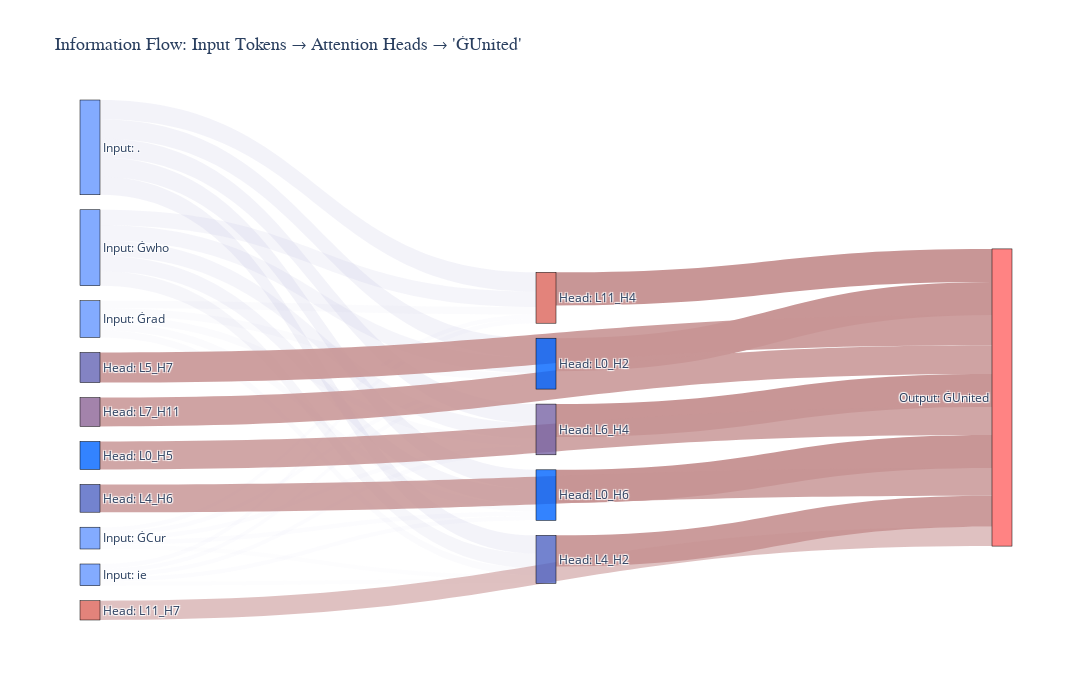

Write notebook code for a chart like this one.
### Code cell
sankey_fig = create_sankey_flow(
    input_tokens=input_tokens,
    ig_attribution=ig_attribution,
    top_heads=top_heads,
    target_token=target_token,
    top_k_tokens=5,
    top_k_heads=10
)
sankey_fig.show()
sankey_fig.write_html('../outputs/05_sankey_flow.html')

### Figure 1 — Plotly figure (JSON) as saved in the notebook; plotly's stock layout.template omitted (floating-point values rounded to 4 significant figures)
{"data": [{"link": {"color": ["rgba(150, 150, 200, 0.116109166312842)", "rgba(150, 150, 200, 0.11609362228708171)", "rgba(150, 150, 200, 0.1157709626392653)", "rgba(150, 150, 200, 0.11531053143276236)", "rgba(150, 150, 200, 0.1095309567575225)", "rgba(150, 150, 200, 0.0931071978516976)", "rgba(150, 150, 200, 0.09309473319685739)", "rgba(150, 150, 200, 0.09283599448894989)", "rgba(150, 150, 200, 0.09246677764929523)", "rgba(150, 150, 200, 0.08783217368240154)", "rgba(150, 150, 200, 0.045041687104890454)", "rgba(150, 150, 200, 0.04503565718350803)", "rgba(150, 150, 200, 0.0449104893319091)", "rgba(150, 150, 200, 0.04473187640241175)", "rgba(150, 150, 200, 0.042489832967011504)", "rgba(150, 150, 200, 0.026705315455016875)", "rgba(150, 150, 200, 0.02670174030135286)", "rgba(150, 150, 200, 0.026627528006551555)", "rgba(150, 150, 200, 0.026521628007391586)", "rgba(150, 150, 200, 0.02519231551812401)", "rgba(150, 150, 200, 0.026633643130132407)", "rgba(150, 150, 200, 0.026630077571546017)", "rgba(150, 150, 200, 0.026556064449366826)", "rgba(150, 150, 200, 0.026450448667000994)", "rgba(150, 150, 200, 0.025124703816421835)", "rgba(200, 150, 150, 0.999983549118042)", "rgba(200, 150, 150, 0.9998496770858765)", "rgba(200, 150, 150, 0.9970707893371582)", "rgba(200, 150, 150, 0.9931053519248962)", "rgba(200, 150, 150, 0.9433290958404541)", "rgba(200, 150, 150, 0.9089832901954651)", "rgba(200, 150, 150, 0.8733460903167725)", "rgba(200, 150, 150, 0.8470668196678162)", "rgba(200, 150, 150, 0.8383504152297974)", "rgba(200, 150, 150, 0.5823836922645569)"], "hovertemplate": "Flow: %{value:.3f}<extra></extra>", "source": [0, 0, 0, 0, 0, 1, 1, 1, 1, 1, 2, 2, 2, 2, 2, 3, 3, 3, 3, 3, 4, 4, 4, 4, 4, 5, 6, 7, 8, 9, 10, 11, 12, 13, 14], "target": [5, 6, 7, 8, 9, 5, 6, 7, 8, 9, 5, 6, 7, 8, 9, 5, 6, 7, 8, 9, 5, 6, 7, 8, 9, 15, 15, 15, 15, 15, 15, 15, 15, 15, 15], "value": [0.05805, 0.05805, 0.05789, 0.05766, 0.05477, 0.04655, 0.04655, 0.04642, 0.04623, 0.04392, 0.02252, 0.02252, 0.02246, 0.02237, 0.02124, 0.01335, 0.01335, 0.01331, 0.01326, 0.0126, 0.01332, 0.01332, 0.01328, 0.01323, 0.01256, 0.1, 0.09998, 0.09971, 0.09931, 0.09433, 0.0909, 0.08733, 0.08471, 0.08384, 0.05824]}, "node": {"color": ["rgba(100, 150, 255, 0.8)", "rgba(100, 150, 255, 0.8)", "rgba(100, 150, 255, 0.8)", "rgba(100, 150, 255, 0.8)", "rgba(100, 150, 255, 0.8)", "rgba(220, 100, 90, 0.8)", "rgba(0, 100, 255, 0.8)", "rgba(120, 100, 165, 0.8)", "rgba(0, 100, 255, 0.8)", "rgba(80, 100, 195, 0.8)", "rgba(100, 100, 180, 0.8)", "rgba(140, 100, 150, 0.8)", "rgba(0, 100, 255, 0.8)", "rgba(80, 100, 195, 0.8)", "rgba(220, 100, 90, 0.8)", "rgba(255, 100, 100, 0.8)"], "customdata": ["Node: Input: .", "Node: Input: Ġwho", "Node: Input: Ġrad", "Node: Input: ĠCur", "Node: Input: ie", "Node: Head: L11_H4", "Node: Head: L0_H2", "Node: Head: L6_H4", "Node: Head: L0_H6", "Node: Head: L4_H2", "Node: Head: L5_H7", "Node: Head: L7_H11", "Node: Head: L0_H5", "Node: Head: L4_H6", "Node: Head: L11_H7", "Node: Output: ĠUnited"], "hovertemplate": "%{customdata}<br>Total flow: %{value:.3f}<extra></extra>", "label": ["Input: .", "Input: Ġwho", "Input: Ġrad", "Input: ĠCur", "Input: ie", "Head: L11_H4", "Head: L0_H2", "Head: L6_H4", "Head: L0_H6", "Head: L4_H2", "Head: L5_H7", "Head: L7_H11", "Head: L0_H5", "Head: L4_H6", "Head: L11_H7", "Output: ĠUnited"], "line": {"color": "black", "width": 0.5}, "pad": 15, "thickness": 20}, "type": "sankey"}], "layout": {"font": {"size": 12}, "height": 700, "paper_bgcolor": "white", "plot_bgcolor": "white", "title": {"font": {"family": "Arial Black", "size": 18}, "text": "Information Flow: Input Tokens → Attention Heads → 'ĠUnited'"}, "width": 1400}}
